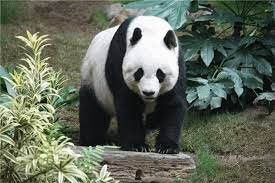
#> input picture Pictures/picture3.jpg, 275 x 183 px
$ python ContraharmonicMeanFilter.py
#> lines starting #> are read from the running program, lines starting #| are printed output that depends on the picture
import cv2
import numpy as np
import matplotlib.pyplot as plt

def contraharmonic_mean_filter(image, window_size, Q):
    padded_image = cv2.copyMakeBorder(image, window_size // 2, window_size // 2, window_size // 2, window_size // 2, cv2.BORDER_CONSTANT, value=0)

    result_image = np.zeros_like(image, dtype=np.float32)

    for i in range(window_size // 2, padded_image.shape[0] - window_size // 2):
        for j in range(window_size // 2, padded_image.shape[1] - window_size // 2):
            window = padded_image[i - window_size // 2:i + window_size // 2 + 1, j - window_size // 2:j + window_size // 2 + 1]

            # Contraharmonic mean filtresi uygulama
            numerator = np.sum(np.power(window, Q + 1))
            denominator = np.sum(np.power(window, Q))

            if denominator != 0:
                result_image[i - window_size // 2, j - window_size // 2] = numerator / denominator
            else:
                result_image[i - window_size // 2, j - window_size // 2] = 0

    return result_image.astype(np.uint8)


img = cv2.imread('./Pictures/picture3.jpg', 0)
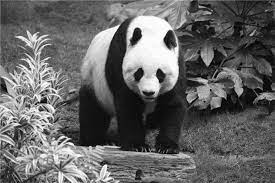
#> img: shape (183, 275); min 0, max 255, mean 100.7

window_size = 3
Q = 1.5

filtered_img = contraharmonic_mean_filter(img, window_size, Q)
#> in contraharmonic_mean_filter, `padded_image = cv2.copyMakeBorder(image, window_size // 2, window_size..`:
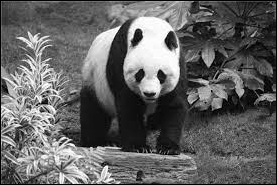
#> padded_image: shape (185, 277); min 0, max 255, mean 98.9
#> after the loop in contraharmonic_mean_filter, `for i in range(window_size // 2, padded_image.shape[0] - window_size /..`:
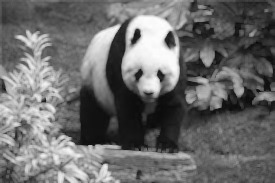
#> result_image: shape (183, 275) float32; min 9.28, max 254.2, mean 108.2

plt.figure(figsize=(12, 6))

plt.subplot(1, 2, 1)
plt.imshow(img, cmap='gray')
plt.title('Orijinal Görüntü')

plt.subplot(1, 2, 2)
plt.imshow(filtered_img, cmap='gray')
plt.title(f'Contraharmonic Mean Filtre (Window Size = {window_size}, Q = {Q})')

plt.show()
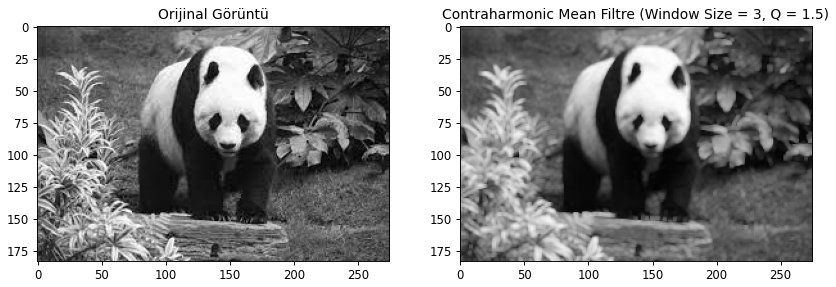
#> figure drawn by matplotlib, 2 panels

$ run again, with Pictures/picture1.jpg copied over Pictures/picture3.jpg
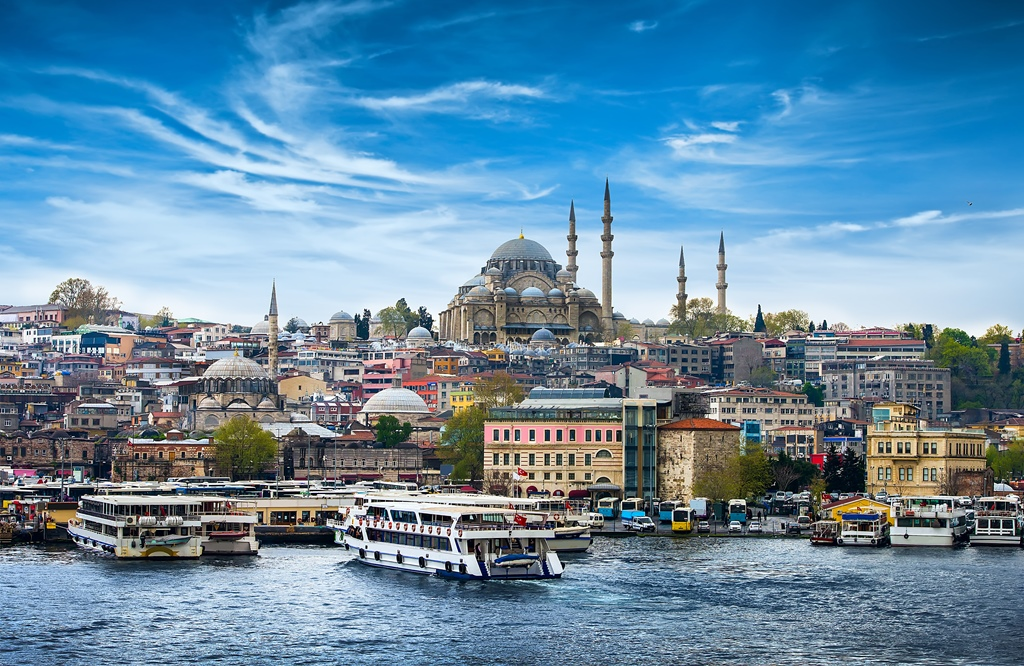
#> input picture Pictures/picture1.jpg, 1024 x 666 px
#> after the loop in contraharmonic_mean_filter, `for i in range(window_size // 2, padded_image.shape[0] - window_size /..`:
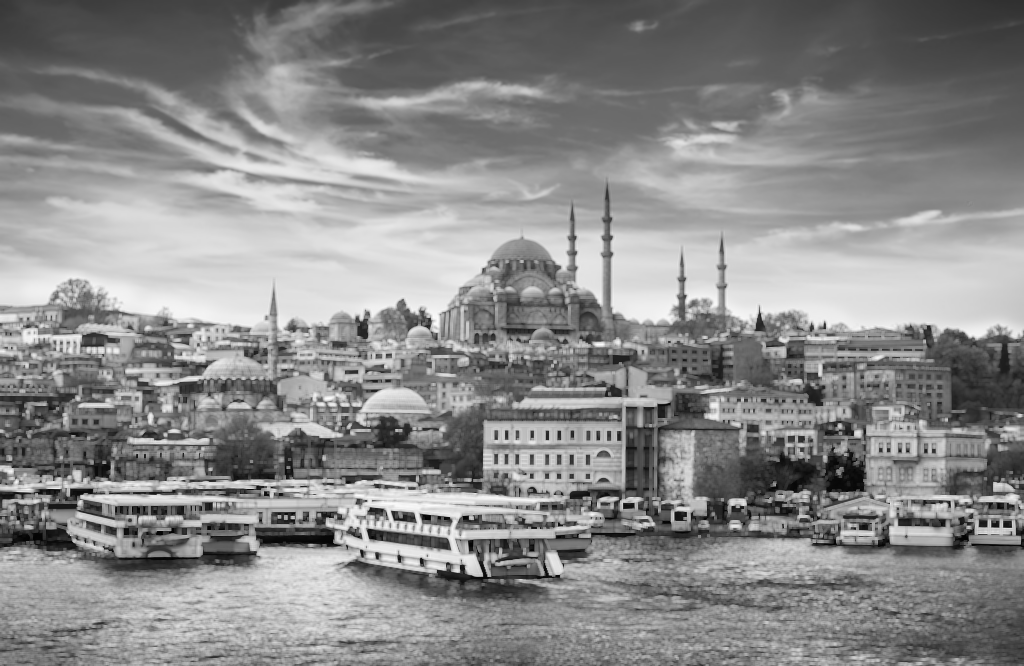
#> result_image: shape (666, 1024) float32; min 2.92, max 253.9, mean 138.1
#> `plt.show()`:
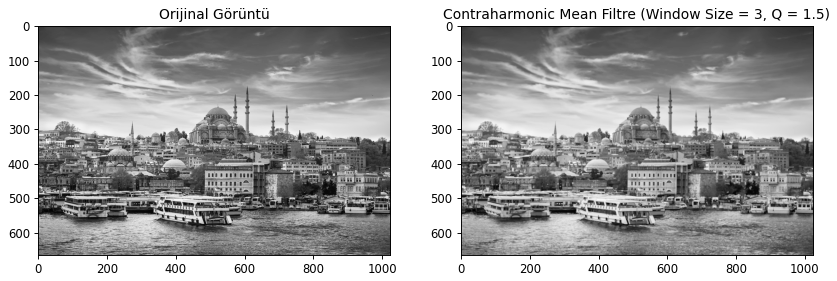
#> figure drawn by matplotlib, 2 panels

$ run again, with Pictures/picture2.jpg copied over Pictures/picture3.jpg
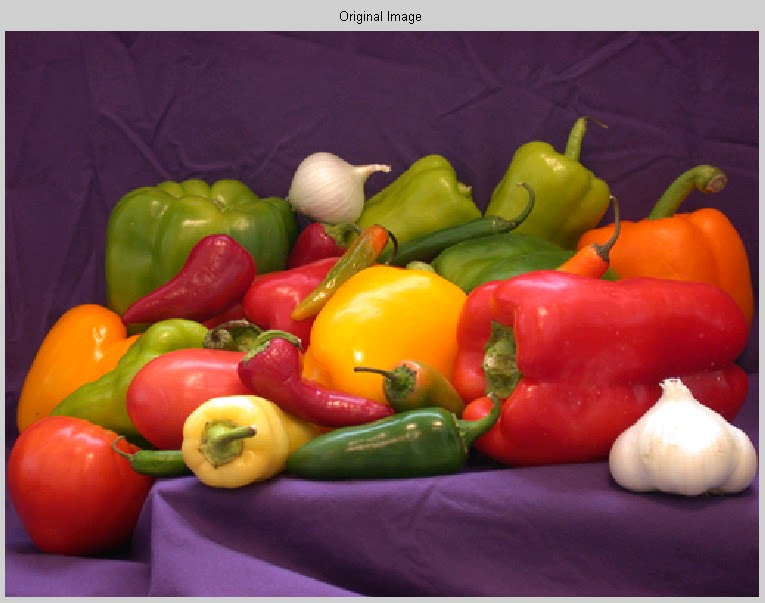
#> input picture Pictures/picture2.jpg, 765 x 603 px
#> in contraharmonic_mean_filter, `padded_image = cv2.copyMakeBorder(image, window_size // 2, window_size..`:
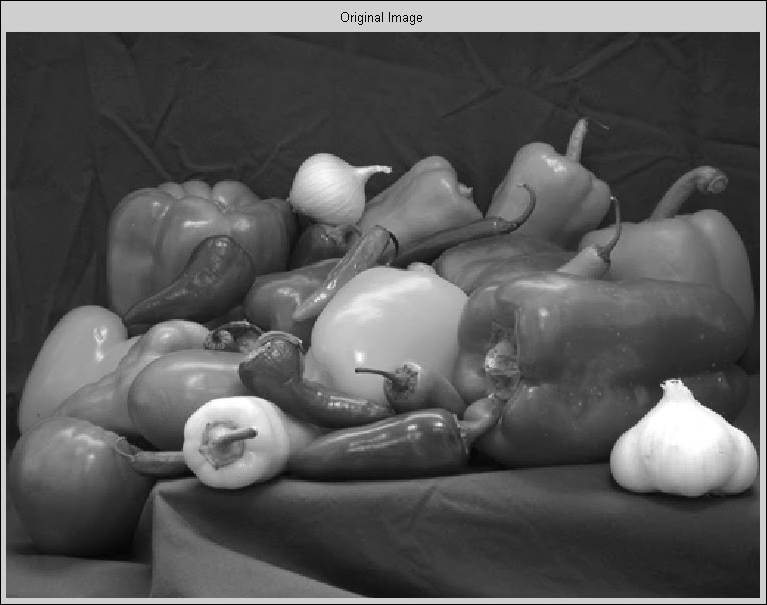
#> padded_image: shape (605, 767); min 0, max 255, mean 89.5
#> `plt.show()`:
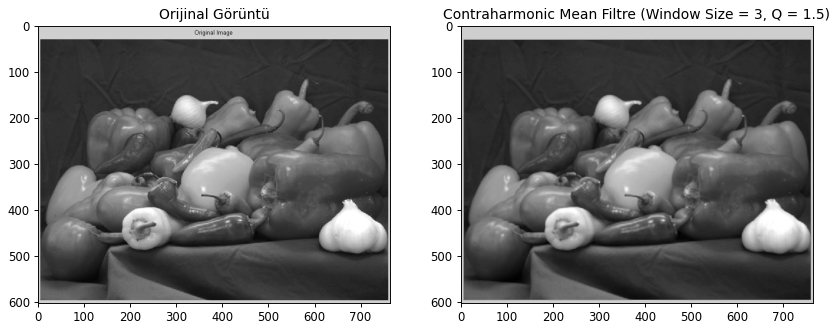
#> figure drawn by matplotlib, 2 panels
